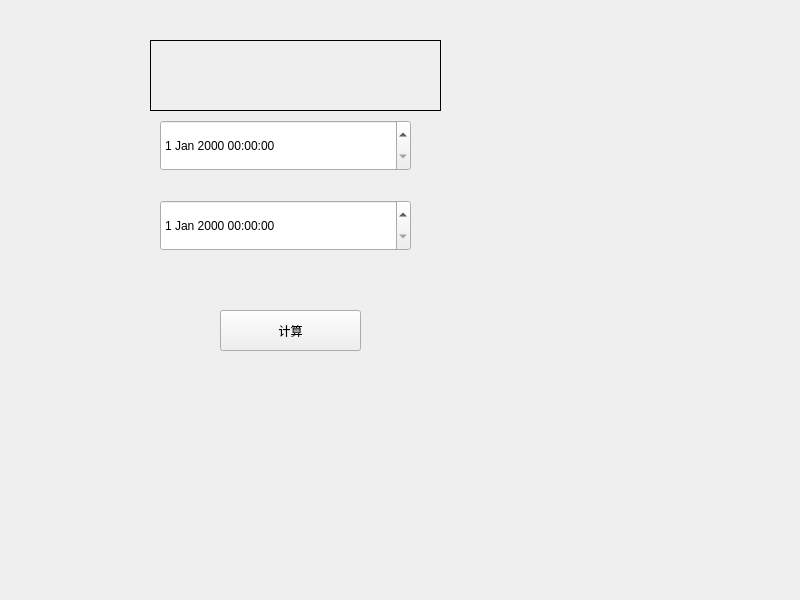
<?xml version="1.0" encoding="UTF-8"?>
<ui version="4.0">
 <class>Widget</class>
 <widget class="QWidget" name="Widget">
  <property name="geometry">
   <rect>
    <x>0</x>
    <y>0</y>
    <width>800</width>
    <height>600</height>
   </rect>
  </property>
  <property name="windowTitle">
   <string>Widget</string>
  </property>
  <widget class="QDateTimeEdit" name="dateTimeEdit">
   <property name="geometry">
    <rect>
     <x>160</x>
     <y>120</y>
     <width>251</width>
     <height>51</height>
    </rect>
   </property>
  </widget>
  <widget class="QDateTimeEdit" name="dateTimeEdit_2">
   <property name="geometry">
    <rect>
     <x>160</x>
     <y>200</y>
     <width>251</width>
     <height>51</height>
    </rect>
   </property>
  </widget>
  <widget class="QPushButton" name="pushButton">
   <property name="geometry">
    <rect>
     <x>220</x>
     <y>310</y>
     <width>141</width>
     <height>41</height>
    </rect>
   </property>
   <property name="text">
    <string>计算</string>
   </property>
  </widget>
  <widget class="QLabel" name="label">
   <property name="geometry">
    <rect>
     <x>150</x>
     <y>40</y>
     <width>291</width>
     <height>71</height>
    </rect>
   </property>
   <property name="frameShape">
    <enum>QFrame::Box</enum>
   </property>
   <property name="text">
    <string/>
   </property>
  </widget>
 </widget>
 <resources/>
 <connections/>
</ui>
